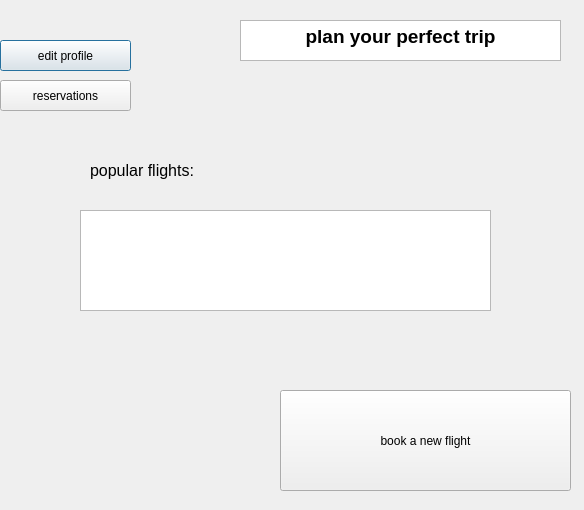
<?xml version="1.0" encoding="UTF-8"?>
<ui version="4.0">
 <class>userhomepage</class>
 <widget class="QDialog" name="userhomepage">
  <property name="geometry">
   <rect>
    <x>0</x>
    <y>0</y>
    <width>584</width>
    <height>510</height>
   </rect>
  </property>
  <property name="windowTitle">
   <string>Dialog</string>
  </property>
  <widget class="QTextEdit" name="textEdit">
   <property name="geometry">
    <rect>
     <x>240</x>
     <y>20</y>
     <width>321</width>
     <height>41</height>
    </rect>
   </property>
   <property name="html">
    <string>&lt;!DOCTYPE HTML PUBLIC &quot;-//W3C//DTD HTML 4.0//EN&quot; &quot;http://www.w3.org/TR/REC-html40/strict.dtd&quot;&gt;
&lt;html&gt;&lt;head&gt;&lt;meta name=&quot;qrichtext&quot; content=&quot;1&quot; /&gt;&lt;style type=&quot;text/css&quot;&gt;
p, li { white-space: pre-wrap; }
&lt;/style&gt;&lt;/head&gt;&lt;body style=&quot; font-family:'MS Shell Dlg 2'; font-size:7.8pt; font-weight:400; font-style:normal;&quot;&gt;
&lt;p align=&quot;center&quot; style=&quot; margin-top:0px; margin-bottom:0px; margin-left:0px; margin-right:0px; -qt-block-indent:0; text-indent:0px;&quot;&gt;&lt;span style=&quot; font-size:14pt; font-weight:600;&quot;&gt;plan your perfect trip&lt;/span&gt;&lt;/p&gt;&lt;/body&gt;&lt;/html&gt;</string>
   </property>
  </widget>
  <widget class="QPushButton" name="pushButton">
   <property name="geometry">
    <rect>
     <x>0</x>
     <y>40</y>
     <width>131</width>
     <height>31</height>
    </rect>
   </property>
   <property name="text">
    <string>edit profile</string>
   </property>
  </widget>
  <widget class="QPushButton" name="pushButton_2">
   <property name="geometry">
    <rect>
     <x>0</x>
     <y>80</y>
     <width>131</width>
     <height>31</height>
    </rect>
   </property>
   <property name="text">
    <string>reservations</string>
   </property>
  </widget>
  <widget class="QLabel" name="label">
   <property name="geometry">
    <rect>
     <x>90</x>
     <y>150</y>
     <width>141</width>
     <height>41</height>
    </rect>
   </property>
   <property name="text">
    <string>&lt;html&gt;&lt;head/&gt;&lt;body&gt;&lt;p&gt;&lt;span style=&quot; font-size:12pt;&quot;&gt;popular flights:&lt;/span&gt;&lt;/p&gt;&lt;/body&gt;&lt;/html&gt;</string>
   </property>
  </widget>
  <widget class="QGraphicsView" name="graphicsView">
   <property name="geometry">
    <rect>
     <x>80</x>
     <y>210</y>
     <width>411</width>
     <height>101</height>
    </rect>
   </property>
  </widget>
  <widget class="QPushButton" name="pushButton_3">
   <property name="geometry">
    <rect>
     <x>280</x>
     <y>390</y>
     <width>291</width>
     <height>101</height>
    </rect>
   </property>
   <property name="text">
    <string>book a new flight</string>
   </property>
  </widget>
 </widget>
 <resources/>
 <connections/>
</ui>
